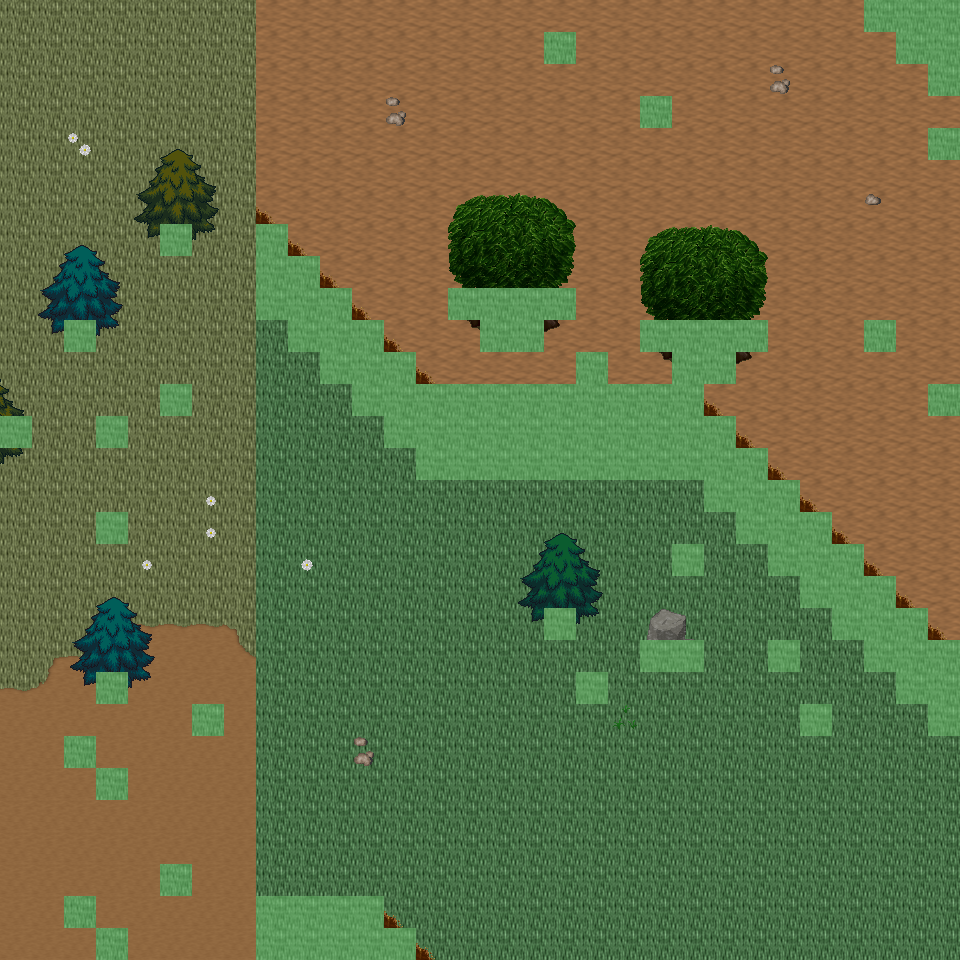

The image is a tile-based game level rendered from a .tmx file. Its description and source (layers, tilesets, objects; grid data summarised) follow:
An orthogonal 30x30 tile map with 32x32 px tiles, 6 tile layers (Ground, Object, Object2, Above, ...), 23 tilesets and 5 objects (5x mapExit).

<map version="1.0" orientation="orthogonal" renderorder="right-down" width="30" height="30" tilewidth="32" tileheight="32" nextobjectid="6">
  <tileset firstgid="1" name="tileset_ground_ground" tilewidth="32" tileheight="32" tilecount="33" columns="3">
    <image source="../drawable/tileset_ground_ground.png" width="96" height="352" />
  </tileset>
  <tileset firstgid="34" name="tileset_ground_ridge_earth_dark" tilewidth="32" tileheight="32" tilecount="96" columns="12">
    <image source="../drawable/tileset_ground_ridge_earth_dark.png" width="384" height="256" />
  </tileset>
  <tileset firstgid="130" name="tileset_plant_flower_daisy_white" tilewidth="32" tileheight="32" tilecount="8" columns="2">
    <image source="../drawable/tileset_plant_flower_daisy_white.png" width="64" height="128" />
  </tileset>
  <tileset firstgid="138" name="tileset_plant_grasses" tilewidth="32" tileheight="32" tilecount="6" columns="3">
    <image source="../drawable/tileset_plant_grasses.png" width="96" height="64" />
  </tileset>
  <tileset firstgid="144" name="tileset_plant_tree_tree_fluffy" tilewidth="32" tileheight="32" tilecount="12" columns="4">
    <image source="../drawable/tileset_plant_tree_tree_fluffy.png" width="128" height="96" />
  </tileset>
  <tileset firstgid="156" name="tileset_plant_bush_bushes" tilewidth="32" tileheight="32" tilecount="10" columns="5">
    <image source="../drawable/tileset_plant_bush_bushes.png" width="160" height="64" />
  </tileset>
  <tileset firstgid="166" name="tileset_logic_portal" tilewidth="32" tileheight="32" tilecount="24" columns="8">
    <image source="../drawable/tileset_logic_portal.png" width="256" height="96" />
  </tileset>
  <tileset firstgid="190" name="tileset_logic_collision" tilewidth="32" tileheight="32" tilecount="1" columns="1">
    <image source="../drawable/tileset_logic_collision.png" width="32" height="32" />
  </tileset>
  <tileset firstgid="191" name="tileset_logic_creature_animal" tilewidth="32" tileheight="32" tilecount="32" columns="8">
    <image source="../drawable/tileset_logic_creature_animal.png" width="256" height="128" />
  </tileset>
  <tileset firstgid="223" name="tileset_ground_dry_grass" tilewidth="32" tileheight="32" tilecount="54" columns="9">
    <image source="../drawable/tileset_ground_dry_grass.png" width="288" height="192" />
  </tileset>
  <tileset firstgid="277" name="tileset_ground_earth_edges" tilewidth="32" tileheight="32" tilecount="18" columns="6">
    <image source="../drawable/tileset_ground_earth_edges.png" width="192" height="96" />
  </tileset>
  <tileset firstgid="295" name="tileset_ground_grass_corners" tilewidth="32" tileheight="32" tilecount="24" columns="6">
    <image source="../drawable/tileset_ground_grass_corners.png" width="192" height="128" />
  </tileset>
  <tileset firstgid="319" name="tileset_plant_tree_evergreen" tilewidth="32" tileheight="32" tilecount="36" columns="3">
    <image source="../drawable/tileset_plant_tree_evergreen.png" width="96" height="384" />
  </tileset>
  <tileset firstgid="355" name="tileset_plant_tree_tree_darkgreen" tilewidth="32" tileheight="32" tilecount="88" columns="8">
    <image source="../drawable/tileset_plant_tree_tree_darkgreen.png" width="256" height="352" />
  </tileset>
  <tileset firstgid="443" name="tileset_building_decoration_rocks" tilewidth="32" tileheight="32" tilecount="6" columns="3">
    <image source="../drawable/tileset_building_decoration_rocks.png" width="96" height="64" />
  </tileset>
  <tileset firstgid="449" name="tileset_plant_stump_stump_pale_brown" tilewidth="32" tileheight="32" tilecount="4" columns="2">
    <image source="../drawable/tileset_plant_stump_stump_pale_brown.png" width="64" height="64" />
  </tileset>
  <tileset firstgid="453" name="tileset_plant_stump_int_small_stump_2" tilewidth="32" tileheight="32" tilecount="1" columns="1">
    <image source="../drawable/tileset_plant_stump_int_small_stump_2.png" width="32" height="32" />
  </tileset>
  <tileset firstgid="454" name="tileset_ground_rock_pebbles" tilewidth="32" tileheight="32" tilecount="3" columns="1">
    <image source="../drawable/tileset_ground_rock_pebbles.png" width="32" height="96" />
  </tileset>
  <tileset firstgid="457" name="tileset_plant_bush_bush_mult_colored" tilewidth="32" tileheight="32" tilecount="6" columns="3">
    <image source="../drawable/tileset_plant_bush_bush_mult_colored.png" width="96" height="64" />
  </tileset>
  <tileset firstgid="463" name="tileset_plant_tree_umbrella_thorn" tilewidth="32" tileheight="32" tilecount="18" columns="6">
    <image source="../drawable/tileset_plant_tree_umbrella_thorn.png" width="192" height="96" />
  </tileset>
  <tileset firstgid="481" name="tileset_logic_item_fruits" tilewidth="32" tileheight="32" tilecount="16" columns="8">
    <image source="../drawable/tileset_logic_item_fruits.png" width="256" height="64" />
  </tileset>
  <tileset firstgid="497" name="tileset_building_house_3" tilewidth="32" tileheight="32" tilecount="48" columns="6">
    <image source="../drawable/tileset_building_house_3.png" width="192" height="256" />
  </tileset>
  <tileset firstgid="545" name="tileset_logic_creature_mutant" tilewidth="32" tileheight="32" tilecount="7" columns="7">
    <image source="../drawable/tileset_logic_creature_mutant.png" width="224" height="32" />
  </tileset>
  <layer name="Ground" width="30" height="30">
    <data>[900 cells, 900 non-empty, 4 distinct tile ids]</data>
  </layer>
  <layer name="Object" width="30" height="30">
    <data>[900 cells, 156 non-empty, 35 distinct tile ids]</data>
  </layer>
  <layer name="Object2" width="30" height="30">
    <data>[900 cells, 0 non-empty, 0 distinct tile ids]</data>
  </layer>
  <layer name="Above" width="30" height="30">
    <data>[900 cells, 74 non-empty, 46 distinct tile ids]</data>
  </layer>
  <layer name="Above2" width="30" height="30">
    <data>[900 cells, 0 non-empty, 0 distinct tile ids]</data>
  </layer>
  <layer name="Walkable" width="30" height="30">
    <data>[900 cells, 119 non-empty, 1 distinct tile ids]</data>
  </layer>
  <objectgroup name="MapEvents">
    <object id="1" name="south" type="mapExit" x="0" y="928" width="96" height="32">
      <properties>
        <property name="map" value="level_0_x157_y26" />
        <property name="x" value="0" />
        <property name="y" value="1" />
      </properties>
    </object>
    <object id="2" name="south2" type="mapExit" x="128" y="928" width="128" height="32">
      <properties>
        <property name="map" value="level_0_x157_y26" />
        <property name="x" value="4" />
        <property name="y" value="1" />
      </properties>
    </object>
    <object id="3" name="south3" type="mapExit" x="416" y="928" width="544" height="32">
      <properties>
        <property name="map" value="level_0_x157_y26" />
        <property name="x" value="13" />
        <property name="y" value="1" />
      </properties>
    </object>
    <object id="4" name="west" type="mapExit" x="0" y="0" width="32" height="416">
      <properties>
        <property name="map" value="level_0_x156_y25" />
        <property name="x" value="28" />
        <property name="y" value="0" />
      </properties>
    </object>
    <object id="5" name="west2" type="mapExit" x="0" y="448" width="32" height="512">
      <properties>
        <property name="map" value="level_0_x156_y25" />
        <property name="x" value="28" />
        <property name="y" value="14" />
      </properties>
    </object>
  </objectgroup>
</map>
